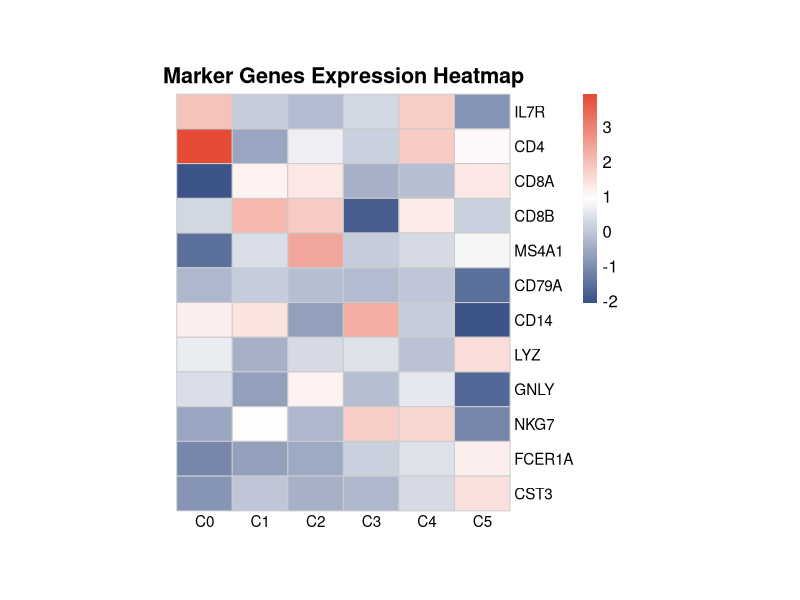
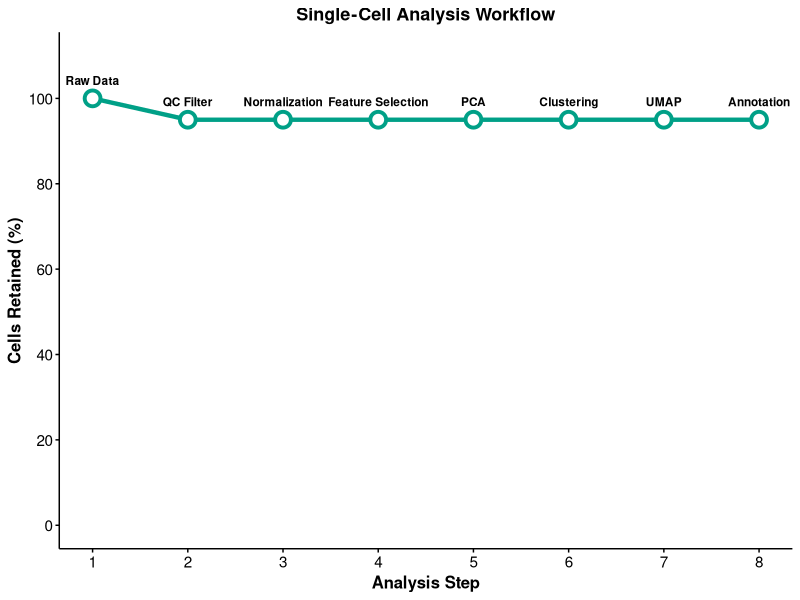
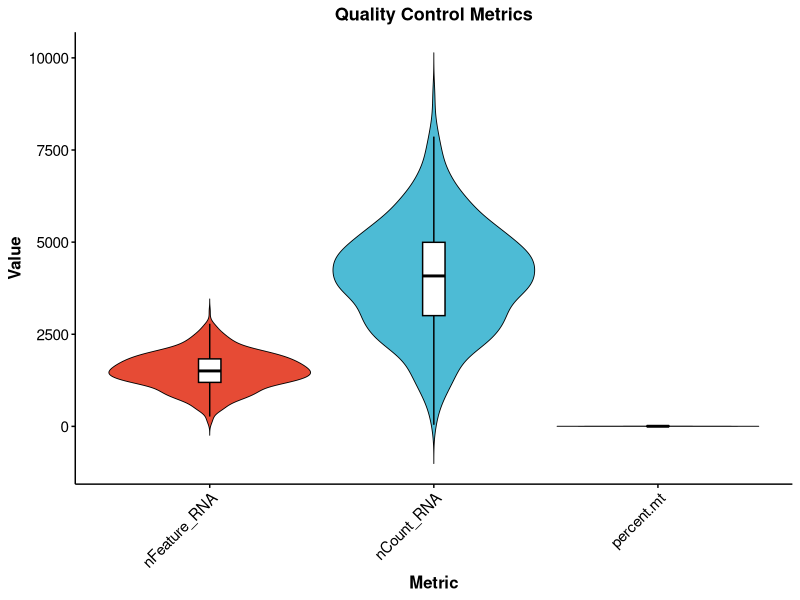
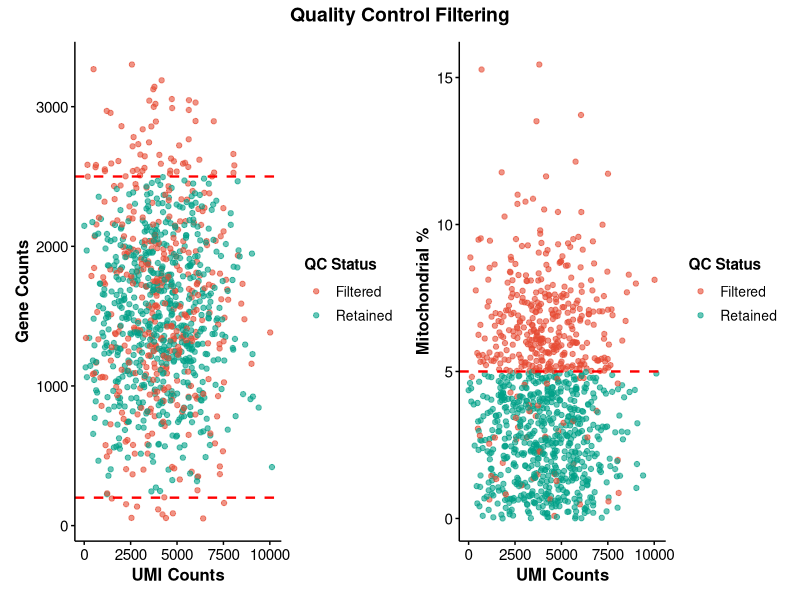
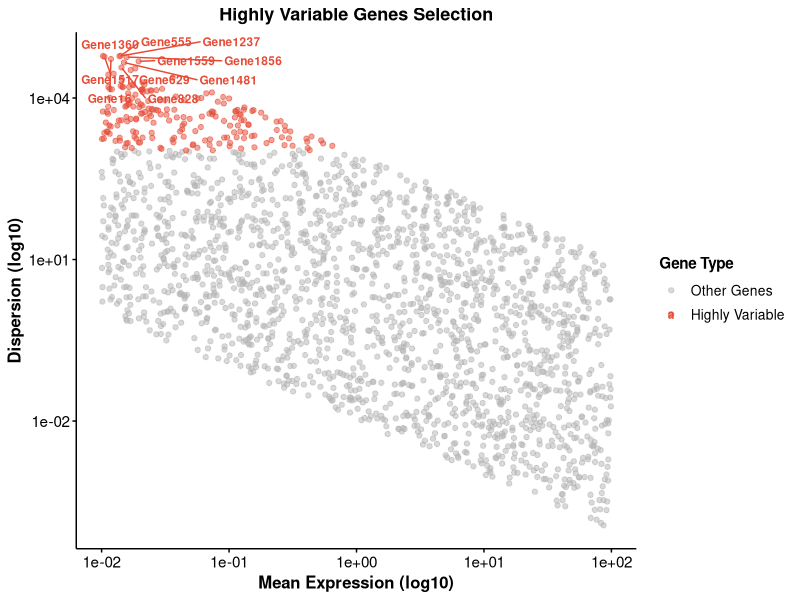
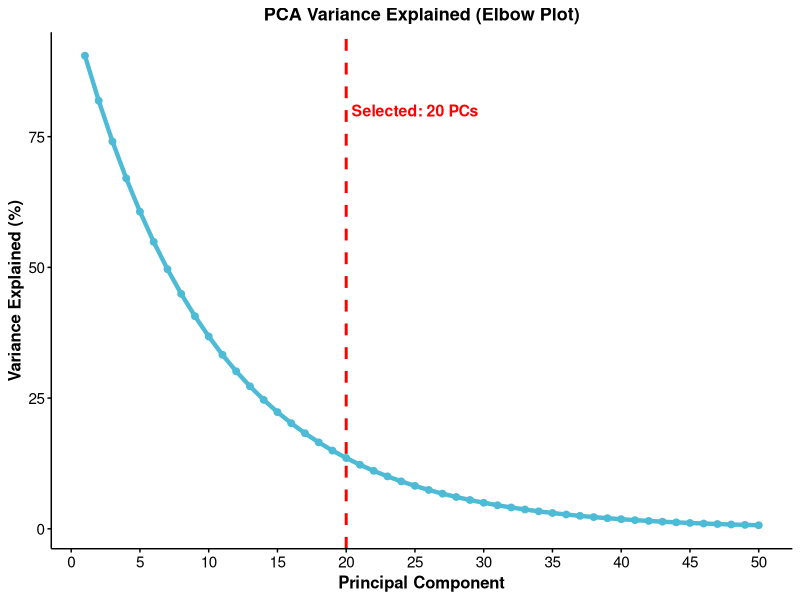
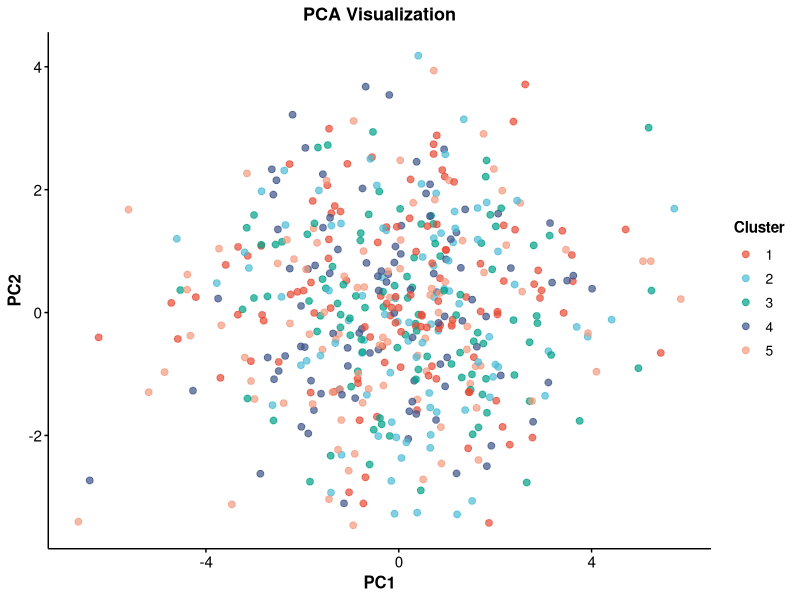
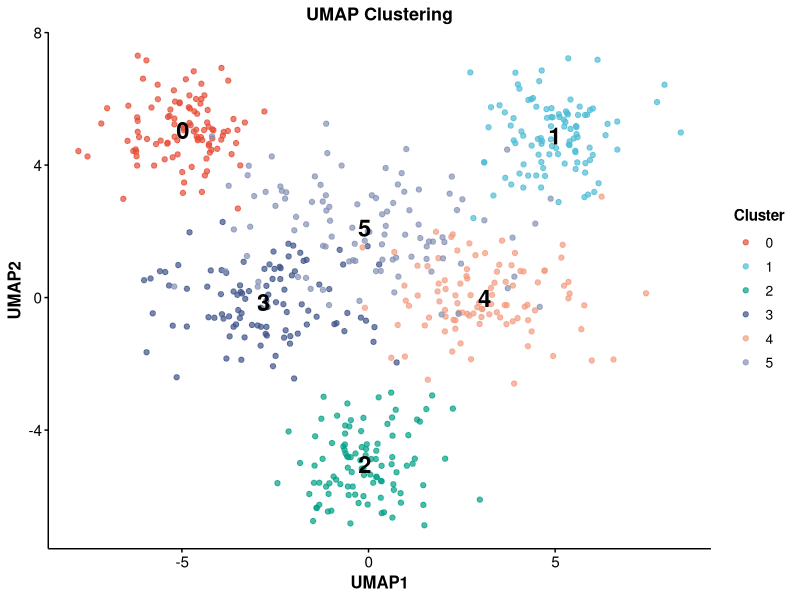

Write R code to recreate these figures, in order.
#!/usr/bin/env Rscript
# Module 04: 质量控制、聚类与细胞类型注释可视化
# 生成 SCI 级别的出版质量图表
# 所有图表文字使用英文，符合 SCI 发表要求

# 设置输出目录
output_dir <- "../static/img/tutorial/module04"
if (!dir.exists(output_dir)) {
  dir.create(output_dir, recursive = TRUE)
  cat("✓ Created output directory:", output_dir, "\n\n")
}

# ============================================================================
# 安装和加载必要的包
# ============================================================================
cat("=== Checking and installing packages ===\n")

required_packages <- c(
  "ggplot2", "dplyr", "tidyr", "RColorBrewer", 
  "viridis", "scales", "ggsci", "patchwork", "pheatmap", "ggrepel"
)

for (pkg in required_packages) {
  if (!require(pkg, character.only = TRUE, quietly = TRUE)) {
    install.packages(pkg, repos = "https://cloud.r-project.org/")
  }
  library(pkg, character.only = TRUE)
  cat("✓", pkg, "loaded\n")
}

# ============================================================================
# 设置 SCI 出版级别的主题
# ============================================================================
theme_sci <- function() {
  theme_classic() +
    theme(
      text = element_text(family = "sans", size = 12, color = "black"),
      axis.text = element_text(size = 11, color = "black"),
      axis.title = element_text(size = 12, face = "bold", color = "black"),
      plot.title = element_text(size = 13, face = "bold", hjust = 0.5, color = "black"),
      legend.text = element_text(size = 10, color = "black"),
      legend.title = element_text(size = 11, face = "bold", color = "black"),
      axis.line = element_line(color = "black", linewidth = 0.5),
      axis.ticks = element_line(color = "black", linewidth = 0.5),
      panel.background = element_rect(fill = "white", color = NA),
      plot.background = element_rect(fill = "white", color = NA),
      legend.background = element_rect(fill = "white", color = NA),
      legend.key = element_rect(fill = "white", color = NA)
    )
}

cat("\n=== Generating publication-quality figures ===\n\n")

# ============================================================================
# 图 1: 分析流程图
# ============================================================================
cat("Generating Figure 1: Analysis workflow\n")

workflow <- data.frame(
  step = 1:8,
  stage = c("Raw Data", "QC Filter", "Normalization", "Feature Selection",
            "PCA", "Clustering", "UMAP", "Annotation"),
  cells_retained = c(100, 95, 95, 95, 95, 95, 95, 95),
  time_min = c(0, 5, 10, 15, 20, 30, 35, 45)
)

p1 <- ggplot(workflow, aes(x = step, y = cells_retained)) +
  geom_line(color = "#00A087", linewidth = 1.5) +
  geom_point(size = 4, color = "#00A087", fill = "white", shape = 21, stroke = 2) +
  geom_text(aes(label = stage), vjust = -1.5, size = 3, fontface = "bold") +
  scale_x_continuous(breaks = 1:8) +
  scale_y_continuous(limits = c(0, 110), breaks = seq(0, 100, by = 20)) +
  labs(
    title = "Single-Cell Analysis Workflow",
    x = "Analysis Step",
    y = "Cells Retained (%)"
  ) +
  theme_sci()

ggsave(file.path(output_dir, "01-workflow.png"), 
       p1, width = 11, height = 6, dpi = 300, bg = "white")
cat("  ✓ Saved: 01-workflow.png\n")

# ============================================================================
# 图 2: QC 指标小提琴图
# ============================================================================
cat("Generating Figure 2: QC metrics violin plots\n")

set.seed(123)
qc_data <- data.frame(
  cell_id = rep(1:800, 3),
  metric = rep(c("nFeature_RNA", "nCount_RNA", "percent.mt"), each = 800),
  value = c(
    rnorm(800, mean = 1500, sd = 500),
    rnorm(800, mean = 4000, sd = 1500),
    abs(rnorm(800, mean = 3, sd = 2))
  )
)

qc_data$value[qc_data$value < 0] <- abs(qc_data$value[qc_data$value < 0])
qc_data$metric <- factor(qc_data$metric, 
                         levels = c("nFeature_RNA", "nCount_RNA", "percent.mt"))

p2 <- ggplot(qc_data, aes(x = metric, y = value, fill = metric)) +
  geom_violin(trim = FALSE, scale = "width", color = "black", linewidth = 0.3) +
  geom_boxplot(width = 0.1, fill = "white", outlier.shape = NA, 
               color = "black", linewidth = 0.5) +
  scale_fill_npg() +
  labs(
    title = "Quality Control Metrics",
    x = "Metric",
    y = "Value"
  ) +
  theme_sci() +
  theme(legend.position = "none",
        axis.text.x = element_text(angle = 45, hjust = 1))

ggsave(file.path(output_dir, "02-qc-violin.png"), 
       p2, width = 9, height = 6, dpi = 300, bg = "white")
cat("  ✓ Saved: 02-qc-violin.png\n")

# ============================================================================
# 图 3: QC 散点图（过滤前后对比）
# ============================================================================
cat("Generating Figure 3: QC scatter plots\n")

set.seed(456)
scatter_data <- data.frame(
  n_counts = abs(rnorm(1000, mean = 4000, sd = 2000)),
  n_genes = abs(rnorm(1000, mean = 1500, sd = 600)),
  mito_pct = abs(rnorm(1000, mean = 4, sd = 3))
)

scatter_data$pass_qc <- scatter_data$n_genes > 200 & 
                        scatter_data$n_genes < 2500 & 
                        scatter_data$mito_pct < 5

p3a <- ggplot(scatter_data, aes(x = n_counts, y = n_genes, color = pass_qc)) +
  geom_point(size = 1.5, alpha = 0.6) +
  geom_hline(yintercept = 200, linetype = "dashed", color = "red", linewidth = 0.8) +
  geom_hline(yintercept = 2500, linetype = "dashed", color = "red", linewidth = 0.8) +
  scale_color_manual(values = c("FALSE" = "#E64B35", "TRUE" = "#00A087"),
                     labels = c("Filtered", "Retained")) +
  labs(x = "UMI Counts", y = "Gene Counts", color = "QC Status") +
  theme_sci()

p3b <- ggplot(scatter_data, aes(x = n_counts, y = mito_pct, color = pass_qc)) +
  geom_point(size = 1.5, alpha = 0.6) +
  geom_hline(yintercept = 5, linetype = "dashed", color = "red", linewidth = 0.8) +
  scale_color_manual(values = c("FALSE" = "#E64B35", "TRUE" = "#00A087"),
                     labels = c("Filtered", "Retained")) +
  labs(x = "UMI Counts", y = "Mitochondrial %", color = "QC Status") +
  theme_sci()

p3 <- (p3a | p3b) +
  plot_annotation(
    title = "Quality Control Filtering",
    theme = theme(plot.title = element_text(size = 14, face = "bold", hjust = 0.5))
  )

ggsave(file.path(output_dir, "03-qc-scatter.png"), 
       p3, width = 14, height = 6, dpi = 300, bg = "white")
cat("  ✓ Saved: 03-qc-scatter.png\n")

# ============================================================================
# 图 4: 高变异基因
# ============================================================================
cat("Generating Figure 4: Highly variable genes\n")

set.seed(789)
hvg_data <- data.frame(
  gene = paste0("Gene", 1:2000),
  mean_expression = 10^runif(2000, -2, 2),
  variance = 10^runif(2000, -2, 3)
)

hvg_data$dispersion <- hvg_data$variance / hvg_data$mean_expression
hvg_data$highly_variable <- hvg_data$dispersion > quantile(hvg_data$dispersion, 0.9)

top_genes <- hvg_data %>% 
  filter(highly_variable) %>% 
  arrange(desc(dispersion)) %>% 
  head(10)

p4 <- ggplot(hvg_data, aes(x = mean_expression, y = dispersion, color = highly_variable)) +
  geom_point(size = 1.5, alpha = 0.5) +
  geom_text_repel(data = top_genes, aes(label = gene), 
                  size = 3, fontface = "bold", max.overlaps = 20) +
  scale_x_log10() +
  scale_y_log10() +
  scale_color_manual(values = c("FALSE" = "gray70", "TRUE" = "#E64B35"),
                     labels = c("Other Genes", "Highly Variable")) +
  labs(
    title = "Highly Variable Genes Selection",
    x = "Mean Expression (log10)",
    y = "Dispersion (log10)",
    color = "Gene Type"
  ) +
  theme_sci()

ggsave(file.path(output_dir, "04-hvg.png"), 
       p4, width = 10, height = 7, dpi = 300, bg = "white")
cat("  ✓ Saved: 04-hvg.png\n")

# ============================================================================
# 图 5: PCA 方差解释图（Elbow Plot）
# ============================================================================
cat("Generating Figure 5: PCA elbow plot\n")

pca_variance <- data.frame(
  PC = 1:50,
  variance = exp(-seq(0.1, 5, length.out = 50)) * 100
)

p5 <- ggplot(pca_variance, aes(x = PC, y = variance)) +
  geom_line(color = "#4DBBD5", linewidth = 1.5) +
  geom_point(size = 2, color = "#4DBBD5") +
  geom_vline(xintercept = 20, linetype = "dashed", color = "red", linewidth = 1) +
  annotate("text", x = 25, y = 80, label = "Selected: 20 PCs", 
           size = 4, color = "red", fontface = "bold") +
  scale_x_continuous(breaks = seq(0, 50, by = 5)) +
  labs(
    title = "PCA Variance Explained (Elbow Plot)",
    x = "Principal Component",
    y = "Variance Explained (%)"
  ) +
  theme_sci()

ggsave(file.path(output_dir, "05-pca-elbow.png"), 
       p5, width = 10, height = 6, dpi = 300, bg = "white")
cat("  ✓ Saved: 05-pca-elbow.png\n")

# ============================================================================
# 图 6: PCA 散点图
# ============================================================================
cat("Generating Figure 6: PCA scatter plot\n")

set.seed(111)
pca_data <- data.frame(
  PC1 = rnorm(500, mean = 0, sd = 2),
  PC2 = rnorm(500, mean = 0, sd = 1.5),
  cluster = factor(sample(1:5, 500, replace = TRUE))
)

p6 <- ggplot(pca_data, aes(x = PC1, y = PC2, color = cluster)) +
  geom_point(size = 2, alpha = 0.7) +
  scale_color_npg() +
  labs(
    title = "PCA Visualization",
    x = "PC1",
    y = "PC2",
    color = "Cluster"
  ) +
  theme_sci()

ggsave(file.path(output_dir, "06-pca-plot.png"), 
       p6, width = 9, height = 7, dpi = 300, bg = "white")
cat("  ✓ Saved: 06-pca-plot.png\n")

# ============================================================================
# 图 7: UMAP 聚类图
# ============================================================================
cat("Generating Figure 7: UMAP clustering\n")

set.seed(222)
n_cells <- 600
umap_data <- data.frame(
  UMAP1 = c(rnorm(100, -5, 1), rnorm(100, 5, 1), rnorm(100, 0, 1),
            rnorm(100, -3, 1.5), rnorm(100, 3, 1.5), rnorm(100, 0, 2)),
  UMAP2 = c(rnorm(100, 5, 1), rnorm(100, 5, 1), rnorm(100, -5, 1),
            rnorm(100, 0, 1), rnorm(100, 0, 1), rnorm(100, 2, 1.5)),
  cluster = factor(rep(0:5, each = 100))
)

cluster_centers <- umap_data %>%
  group_by(cluster) %>%
  summarise(UMAP1 = mean(UMAP1), UMAP2 = mean(UMAP2))

p7 <- ggplot(umap_data, aes(x = UMAP1, y = UMAP2, color = cluster)) +
  geom_point(size = 1.5, alpha = 0.7) +
  geom_text(data = cluster_centers, aes(label = cluster), 
            size = 6, fontface = "bold", color = "black") +
  scale_color_npg() +
  labs(
    title = "UMAP Clustering",
    x = "UMAP1",
    y = "UMAP2",
    color = "Cluster"
  ) +
  theme_sci() +
  theme(legend.position = "right")

ggsave(file.path(output_dir, "07-umap-clusters.png"), 
       p7, width = 10, height = 7, dpi = 300, bg = "white")
cat("  ✓ Saved: 07-umap-clusters.png\n")

# ============================================================================
# 图 8: UMAP 基因表达图
# ============================================================================
cat("Generating Figure 8: UMAP gene expression\n")

umap_data$CD3D <- abs(rnorm(n_cells, mean = ifelse(umap_data$cluster %in% c(0, 1), 2, 0), sd = 0.5))
umap_data$CD14 <- abs(rnorm(n_cells, mean = ifelse(umap_data$cluster == 2, 2, 0), sd = 0.5))
umap_data$MS4A1 <- abs(rnorm(n_cells, mean = ifelse(umap_data$cluster == 3, 2, 0), sd = 0.5))
umap_data$NKG7 <- abs(rnorm(n_cells, mean = ifelse(umap_data$cluster == 4, 2, 0), sd = 0.5))

p8a <- ggplot(umap_data, aes(x = UMAP1, y = UMAP2, color = CD3D)) +
  geom_point(size = 1.5, alpha = 0.8) +
  scale_color_viridis_c(option = "plasma") +
  labs(title = "CD3D (T cells)", x = "UMAP1", y = "UMAP2", color = "Expression") +
  theme_sci() +
  theme(legend.position = "right")

p8b <- ggplot(umap_data, aes(x = UMAP1, y = UMAP2, color = CD14)) +
  geom_point(size = 1.5, alpha = 0.8) +
  scale_color_viridis_c(option = "plasma") +
  labs(title = "CD14 (Monocytes)", x = "UMAP1", y = "UMAP2", color = "Expression") +
  theme_sci() +
  theme(legend.position = "right")

p8c <- ggplot(umap_data, aes(x = UMAP1, y = UMAP2, color = MS4A1)) +
  geom_point(size = 1.5, alpha = 0.8) +
  scale_color_viridis_c(option = "plasma") +
  labs(title = "MS4A1 (B cells)", x = "UMAP1", y = "UMAP2", color = "Expression") +
  theme_sci() +
  theme(legend.position = "right")

p8d <- ggplot(umap_data, aes(x = UMAP1, y = UMAP2, color = NKG7)) +
  geom_point(size = 1.5, alpha = 0.8) +
  scale_color_viridis_c(option = "plasma") +
  labs(title = "NKG7 (NK cells)", x = "UMAP1", y = "UMAP2", color = "Expression") +
  theme_sci() +
  theme(legend.position = "right")

p8 <- (p8a | p8b) / (p8c | p8d) +
  plot_annotation(
    title = "Marker Gene Expression on UMAP",
    theme = theme(plot.title = element_text(size = 14, face = "bold", hjust = 0.5))
  )

ggsave(file.path(output_dir, "08-umap-genes.png"), 
       p8, width = 14, height = 12, dpi = 300, bg = "white")
cat("  ✓ Saved: 08-umap-genes.png\n")

# ============================================================================
# 图 9: 细胞类型注释 UMAP
# ============================================================================
cat("Generating Figure 9: Cell type annotation\n")

cell_types <- c("CD4+ T", "CD8+ T", "Monocytes", "B cells", "NK cells", "DC")
umap_data$cell_type <- factor(cell_types[as.numeric(umap_data$cluster) + 1],
                               levels = cell_types)

type_centers <- umap_data %>%
  group_by(cell_type) %>%
  summarise(UMAP1 = mean(UMAP1), UMAP2 = mean(UMAP2))

p9 <- ggplot(umap_data, aes(x = UMAP1, y = UMAP2, color = cell_type)) +
  geom_point(size = 1.5, alpha = 0.7) +
  geom_text(data = type_centers, aes(label = cell_type), 
            size = 4, fontface = "bold", color = "black",
            box.padding = 0.5) +
  scale_color_npg() +
  labs(
    title = "Cell Type Annotation",
    x = "UMAP1",
    y = "UMAP2",
    color = "Cell Type"
  ) +
  theme_sci() +
  theme(legend.position = "right")

ggsave(file.path(output_dir, "09-cell-types.png"), 
       p9, width = 11, height = 7, dpi = 300, bg = "white")
cat("  ✓ Saved: 09-cell-types.png\n")

# ============================================================================
# 图 10: 标志基因热图
# ============================================================================
cat("Generating Figure 10: Marker genes heatmap\n")

set.seed(333)
genes <- c("IL7R", "CD4", "CD8A", "CD8B", "MS4A1", "CD79A", 
           "CD14", "LYZ", "GNLY", "NKG7", "FCER1A", "CST3")
clusters <- paste0("C", 0:5)

heatmap_data <- matrix(rnorm(length(genes) * length(clusters), mean = 0, sd = 1),
                       nrow = length(genes), ncol = length(clusters))
rownames(heatmap_data) <- genes
colnames(heatmap_data) <- clusters

# 添加一些模式
heatmap_data[1:2, 1] <- heatmap_data[1:2, 1] + 2  # CD4+ T
heatmap_data[3:4, 2] <- heatmap_data[3:4, 2] + 2  # CD8+ T
heatmap_data[5:6, 3] <- heatmap_data[5:6, 3] + 2  # B cells
heatmap_data[7:8, 4] <- heatmap_data[7:8, 4] + 2  # Monocytes
heatmap_data[9:10, 5] <- heatmap_data[9:10, 5] + 2  # NK cells
heatmap_data[11:12, 6] <- heatmap_data[11:12, 6] + 2  # DC

png(file.path(output_dir, "10-marker-heatmap.png"), 
    width = 10, height = 8, units = "in", res = 300, bg = "white")

par(mar = c(2, 2, 2, 2))
pheatmap(heatmap_data,
         color = colorRampPalette(c("#3C5488", "white", "#E64B35"))(100),
         cluster_rows = FALSE,
         cluster_cols = FALSE,
         fontsize = 12,
         fontsize_row = 11,
         fontsize_col = 11,
         border_color = "gray80",
         main = "Marker Genes Expression Heatmap",
         angle_col = 0,
         cellwidth = 40,
         cellheight = 25,
         padding = unit(c(2, 2, 2, 2), "mm"))

dev.off()
cat("  ✓ Saved: 10-marker-heatmap.png\n")

# ============================================================================
# 完成
# ============================================================================
cat("\n=== All publication-quality figures generated! ===\n\n")
cat("Output directory:", normalizePath(output_dir), "\n")
cat("Generated figures:\n")
list.files(output_dir, pattern = "\\.png$")

cat("\n✓ Script completed successfully!\n")
cat("✓ Total figures generated: 10\n\n")

# 显示会话信息
cat("=== Session Information ===\n")
sessionInfo()
